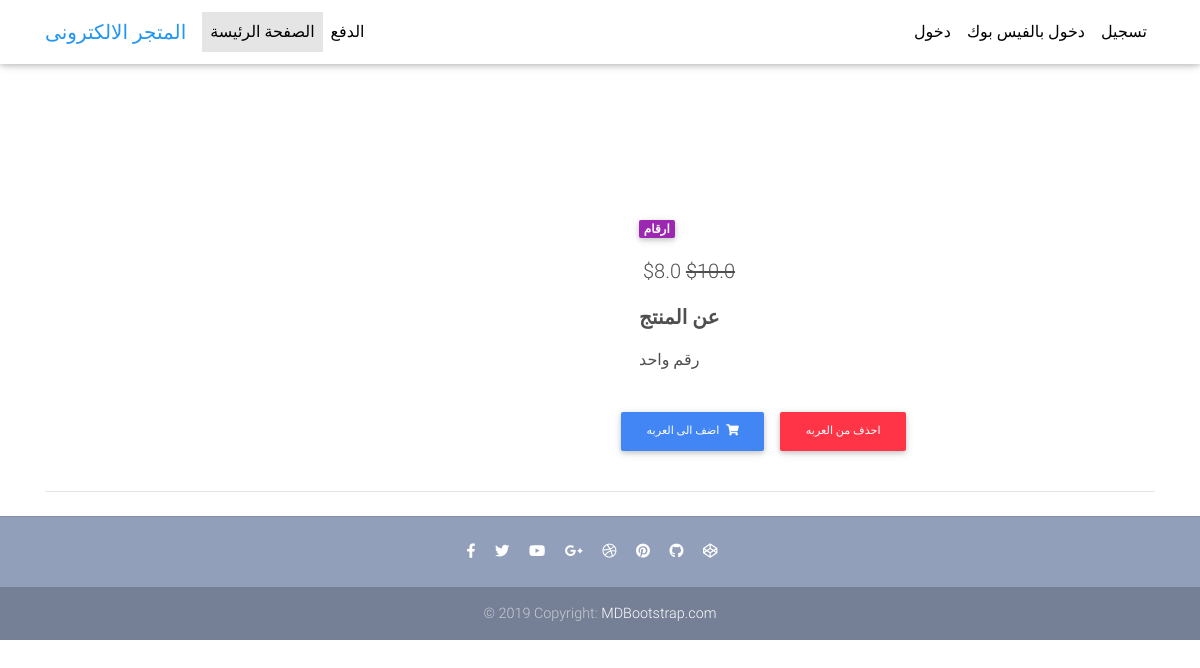
The app's page /ar/products/one/ with its own data.
### core/models.py (models this page shows, shortened)
class Item(models.Model):
    title = models.CharField(max_length=100)
    ar_title = models.CharField(max_length=100)
    price = models.FloatField()
    discount_price = models.FloatField(blank=True, null=True)
    category = models.CharField(choices=CATEGORY_CHOICES, max_length=4)
    ar_category = models.CharField(choices=AR_CATEGORY_CHOICES, max_length=4)
    label = models.CharField(choices=LABEL_CHOICES, max_length=4)
    ar_label = models.CharField(choices=AR_LABEL_CHOICES, max_length=4)
    description = models.TextField()
    ar_description = models.TextField()
    slug = models.SlugField()
    image = models.ImageField()
    def get_ar_add_to_cart_url(self):
        return reverse('core:ar-add-to-cart', kwargs={
            'slug': self.slug
        })
    def get_ar_remove_from_cart_url(self):
        return reverse('core:ar-remove-from-cart', kwargs={
            'slug': self.slug
        })

### core/views.py (the view)
# urls.py: path('ar/products/<slug>/', views.ArItemDetailView.as_view(), name='ar-products'),
class ArItemDetailView(DetailView):
    model = Item
    template_name = "ar-product-page.html"

### templates/ar-product-page.html (shortened to what this page needs)
{% extends 'ar-base.html' %}
{% load static %}
{% block content %}
  <main class="mt-5 pt-4">
    <div class="container dark-grey-text mt-5">
      <div class="row wow fadeIn">
        <div class="col-md-6 mb-4">
        </div>
        <div class="col-md-6 mb-4">
          <div class="p-4">
            <div class="mb-3">
              <a href="">
                <span class="badge purple mr-1">{{ object.get_ar_category_display }}</span>
              </a>
            </div>
            <p class="lead">
                {% if object.discount_price %}
                  <span>${{ object.discount_price }}</span>
                  <del>${{ object.price}}</del>
                {%else%}
                   <span>${{ object.price }}</span>
               {% endif %}
            </p>
            <p class="lead font-weight-bold">عن المنتج</p>
            <p>{{ object.ar_description }}</p>
          </div>
          <a href="{{ object.get_ar_add_to_cart_url }}" class="btn btn-primary btn-md my-0 p" >
            اضف الى العربه
                <i class="fas fa-shopping-cart ml-1"></i>
              </a>
          <a href="{{ object.get_ar_remove_from_cart_url }}" class="btn btn-danger btn-md my-0 p" >
            احذف من العربه
              </a>
        </div>
      </div>
      <hr>
    </div>
  </main>
{% endblock content %}

### templates/ar-base.html (style rules this page uses)
html, body, header, .carousel { height: 60vh; }

### records on screen
Item: ar_category "ارقام", discount_price "8.0", price "10.0", ar_description "رقم واحد"
